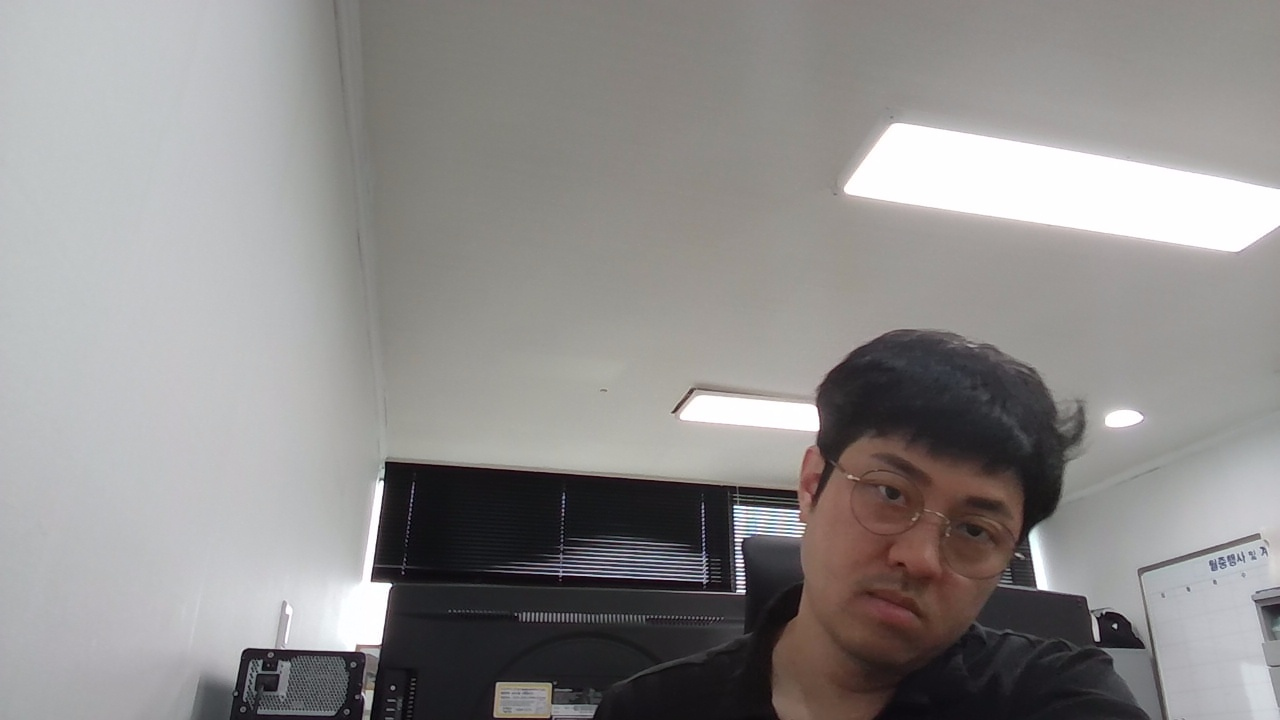
#> input picture data/domains/face_recognition/raw_input/captured/20250703/cap_20250703_10535.jpg, 1280 x 720 px
$ python debug_detection.py
#> lines starting #> are read from the running program, lines starting #| are printed output that depends on the picture; after the words box and inside, x2 and y2 are one past the last pixel; in counts of white or black regions, pixels touching at a corner belong together
#!/usr/bin/env python
# -*- coding: utf-8 -*-
"""
얼굴 검출 디버깅 스크립트
"""

import cv2
import numpy as np
from pathlib import Path
import sys

def debug_face_detection(image_path: str):
    """얼굴 검출 디버깅"""
    print(f"\n=== {image_path} 디버깅 ===")

    # 1. 이미지 로드 확인
    img = cv2.imread(image_path)
#> img is the input picture: shape (720, 1280, 3); mean B, G, R 140.1, 140.9, 143.4
    if img is None:
        print("❌ 이미지 로드 실패")
        return

    print(f"✅ 이미지 로드 성공: {img.shape}")
#| ✅ 이미지 로드 성공: (720, 1280, 3)

    # 2. 그레이스케일 변환
    gray = cv2.cvtColor(img, cv2.COLOR_BGR2GRAY)
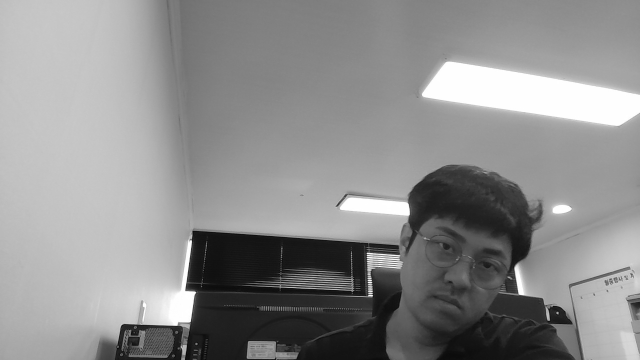
#> gray: shape (720, 1280) (shown at 1/2 size); min 0, max 255, mean 141.6
    print(f"✅ 그레이스케일 변환: {gray.shape}")
#| ✅ 그레이스케일 변환: (720, 1280)

    # 3. 히스토그램 평활화
    gray_eq = cv2.equalizeHist(gray)
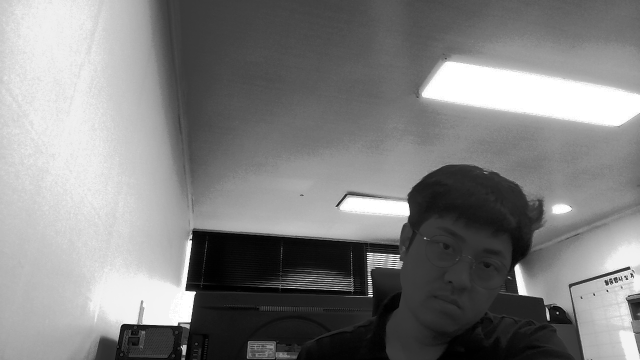
#> gray_eq: shape (720, 1280) (shown at 1/2 size); min 0, max 255, mean 128.8
    print(f"✅ 히스토그램 평활화 완료")

    # 4. Cascade 파일 로드 확인
    cascade_path = 'models/weights/haarcascade_frontalface_default.xml'
    if not Path(cascade_path).exists():
        print(f"❌ Cascade 파일 없음: {cascade_path}")
        return

    face_cascade = cv2.CascadeClassifier(cascade_path)
    if face_cascade.empty():
        print("❌ Cascade 로드 실패")
        return

    print("✅ Cascade 로드 성공")

    # 5. 다양한 설정으로 검출 시도
    test_configs = [
        {'scale': 1.1, 'neighbors': 3, 'name': '기본 설정'},
        {'scale': 1.05, 'neighbors': 2, 'name': '민감한 설정'},
        {'scale': 1.02, 'neighbors': 1, 'name': '매우 민감한 설정'},
        {'scale': 1.1, 'neighbors': 1, 'name': '매우 민감한 설정 2'},
    ]

    for config in test_configs:
        print(f"\n--- {config['name']} 테스트 ---")
        faces = face_cascade.detectMultiScale(
            gray_eq,
            scaleFactor=config['scale'],
            minNeighbors=config['neighbors'],
            minSize=(20, 20),
            flags=cv2.CASCADE_SCALE_IMAGE
        )

        print(f"검출 결과: {len(faces)}개 얼굴")
        for i, (x, y, w, h) in enumerate(faces):
            print(f"  얼굴 {i+1}: ({x}, {y}, {w}x{h})")
#> this loop made 4 passes
#| 검출 결과: 0개 얼굴
#| 검출 결과: 0개 얼굴
#| 검출 결과: 0개 얼굴
#| 검출 결과: 0개 얼굴

    # 6. 원본 이미지와 평활화된 이미지 비교
    print(f"\n--- 원본 vs 평활화 비교 ---")

    # 원본으로 검출
    faces_original = face_cascade.detectMultiScale(
        gray,
        scaleFactor=1.05,
        minNeighbors=2,
        minSize=(20, 20)
    )
#> faces_original = [[802, 422, 238, 238]]
    print(f"원본 이미지 검출: {len(faces_original)}개")
#| 원본 이미지 검출: 1개

    # 평활화된 이미지로 검출
    faces_eq = face_cascade.detectMultiScale(
        gray_eq,
        scaleFactor=1.05,
        minNeighbors=2,
        minSize=(20, 20)
    )
#> faces_eq = ()
    print(f"평활화 이미지 검출: {len(faces_eq)}개")
#| 평활화 이미지 검출: 0개

    # 7. 이미지 품질 분석
    print(f"\n--- 이미지 품질 분석 ---")
    print(f"평균 밝기: {np.mean(gray):.1f}")
#| 평균 밝기: 141.6
    print(f"표준편차: {np.std(gray):.1f}")
#| 표준편차: 59.0
    print(f"최소값: {np.min(gray)}")
#| 최소값: 0
    print(f"최대값: {np.max(gray)}")
#| 최대값: 255

    # 8. 얼굴 유사 영역 검색
    hsv = cv2.cvtColor(img, cv2.COLOR_BGR2HSV)
#> hsv: shape (720, 1280, 3); mean H, S, V 64.8, 17.8, 145.2
    lower_skin = np.array([0, 20, 70], dtype=np.uint8)
    upper_skin = np.array([20, 255, 255], dtype=np.uint8)
    skin_mask = cv2.inRange(hsv, lower_skin, upper_skin)
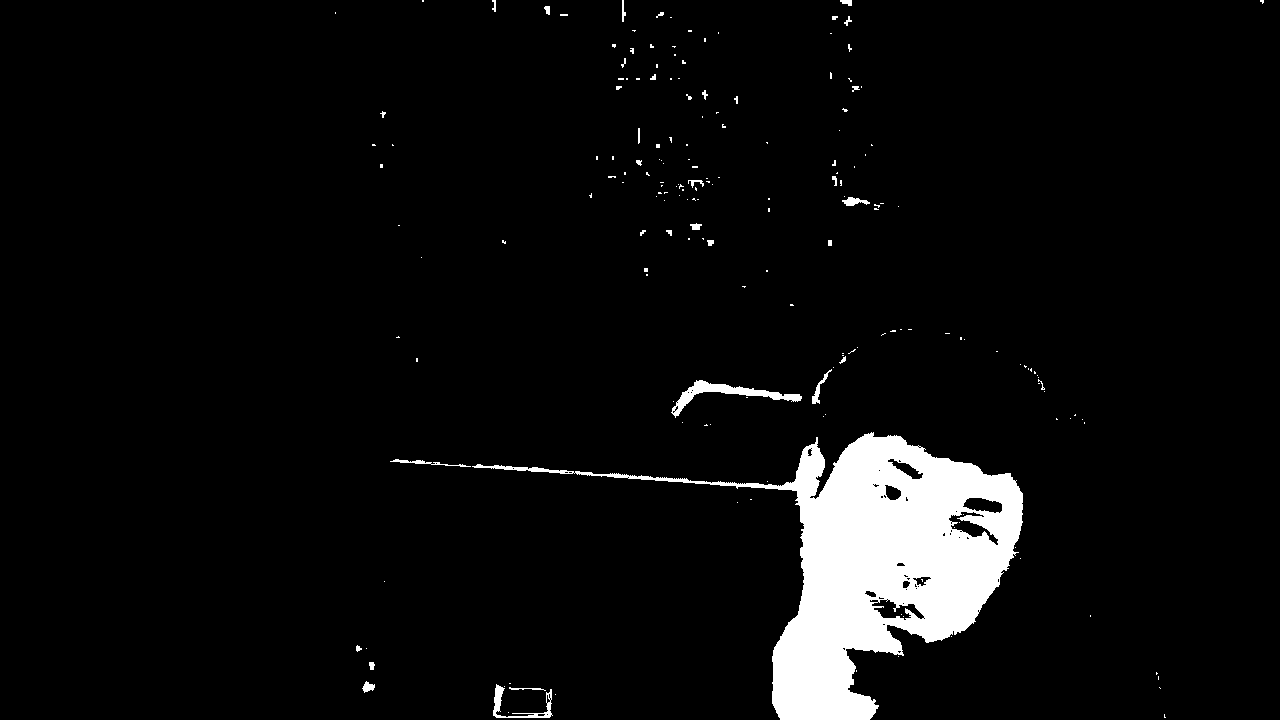
#> skin_mask: shape (720, 1280); 5.2% white; 189 white regions (155 under 20 px), largest, box (x1, y1, x2, y2) and area: (472, 432, 1023, 720) 44292, (671, 380, 802, 418) 1123, (493, 684, 553, 718) 472

    skin_pixels = np.sum(skin_mask > 0)
#> skin_pixels = 48045
    total_pixels = gray.shape[0] * gray.shape[1]
    skin_ratio = skin_pixels / total_pixels
#> skin_ratio = 0.0521

    print(f"피부색 유사 픽셀: {skin_pixels}/{total_pixels} ({skin_ratio:.3f})")
#| 피부색 유사 픽셀: 48045/921600 (0.052)

    # 9. 결과 시각화 (첫 번째 검출 결과가 있다면)
    if len(faces_eq) > 0:
        result_img = img.copy()
        for (x, y, w, h) in faces_eq:
            cv2.rectangle(result_img, (x, y), (x+w, y+h), (0, 255, 0), 2)

        output_path = f"debug_{Path(image_path).stem}_result.jpg"
        cv2.imwrite(output_path, result_img)
        print(f"✅ 결과 이미지 저장: {output_path}")

def main():
    """메인 함수"""
    # 실제 이미지들 테스트
    image_paths = [
        "data/domains/face_recognition/raw_input/captured/20250703/cap_20250703_10535.jpg",
        "data/domains/face_recognition/raw_input/captured/20250703/cap_20250703_10540.jpg",
        "data/domains/face_recognition/raw_input/captured/20250703/cap_20250703_10551.jpg"
    ]

    for image_path in image_paths:
        if Path(image_path).exists():
            debug_face_detection(image_path)
        else:
            print(f"❌ 파일 없음: {image_path}")
#> pass 2 of the loop in main, `for image_path in image_paths:`:
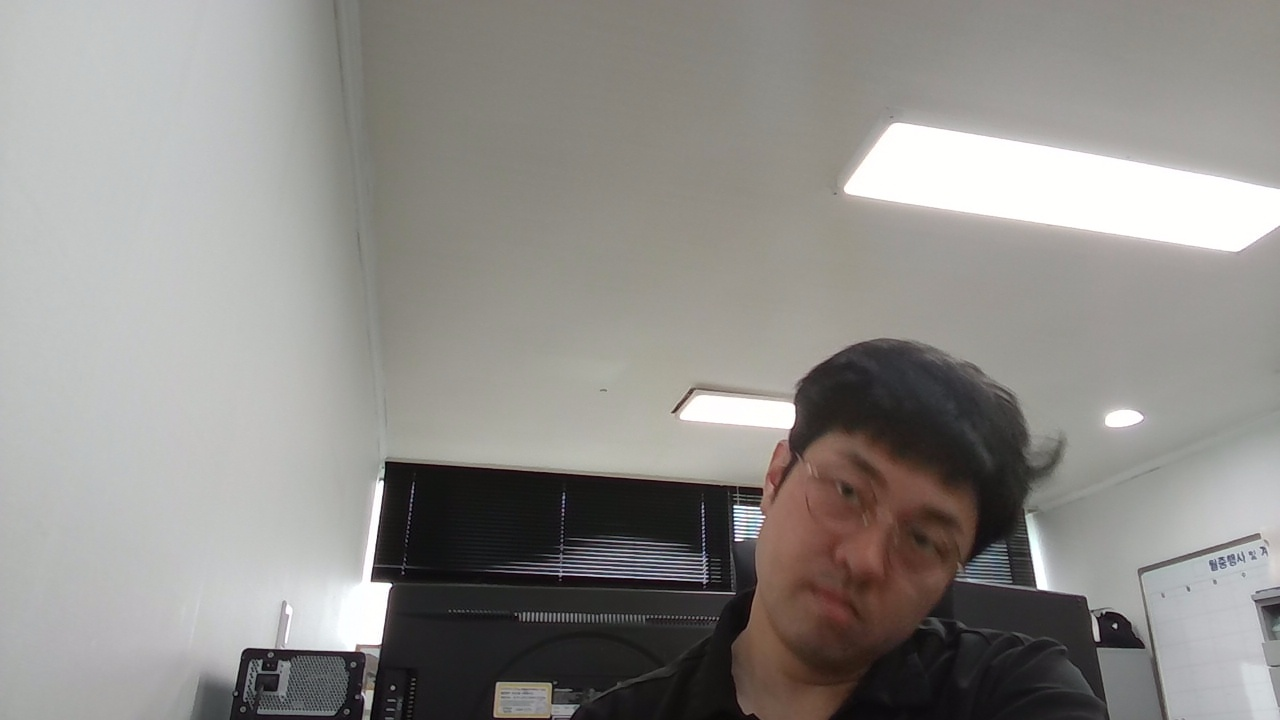
#> input picture data/domains/face_recognition/raw_input/captured/20250703/cap_20250703_10540.jpg, 1280 x 720 px
#> in debug_face_detection, img is the input picture: shape (720, 1280, 3); mean B, G, R 138, 141.5, 144
#| ✅ 이미지 로드 성공: (720, 1280, 3)
#| ✅ 그레이스케일 변환: (720, 1280)
#> in debug_face_detection (call 2), `gray_eq = cv2.equalizeHist(gray)`:
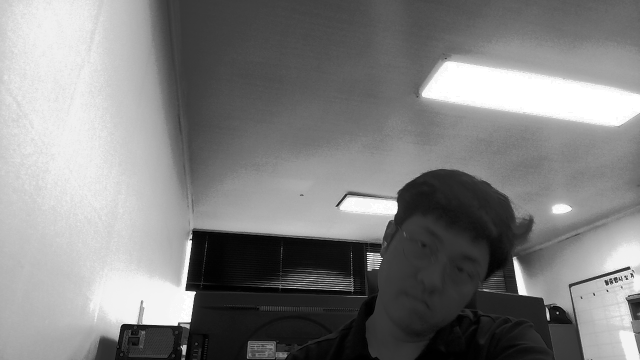
#> gray_eq: shape (720, 1280) (shown at 1/2 size); min 0, max 255, mean 128.8
#> the loop in debug_face_detection (call 2), `for config in test_configs:` made 4 passes
#| 검출 결과: 0개 얼굴
#| 검출 결과: 0개 얼굴
#> (further printed lines are left out)
#> faces_original = ()
#| 원본 이미지 검출: 0개
#| 평활화 이미지 검출: 0개
#| 평균 밝기: 141.8
#| 표준편차: 58.9
#| 최소값: 0
#| 최대값: 255
#> in debug_face_detection (call 2), `skin_mask = cv2.inRange(hsv, lower_skin, upper_skin)`:
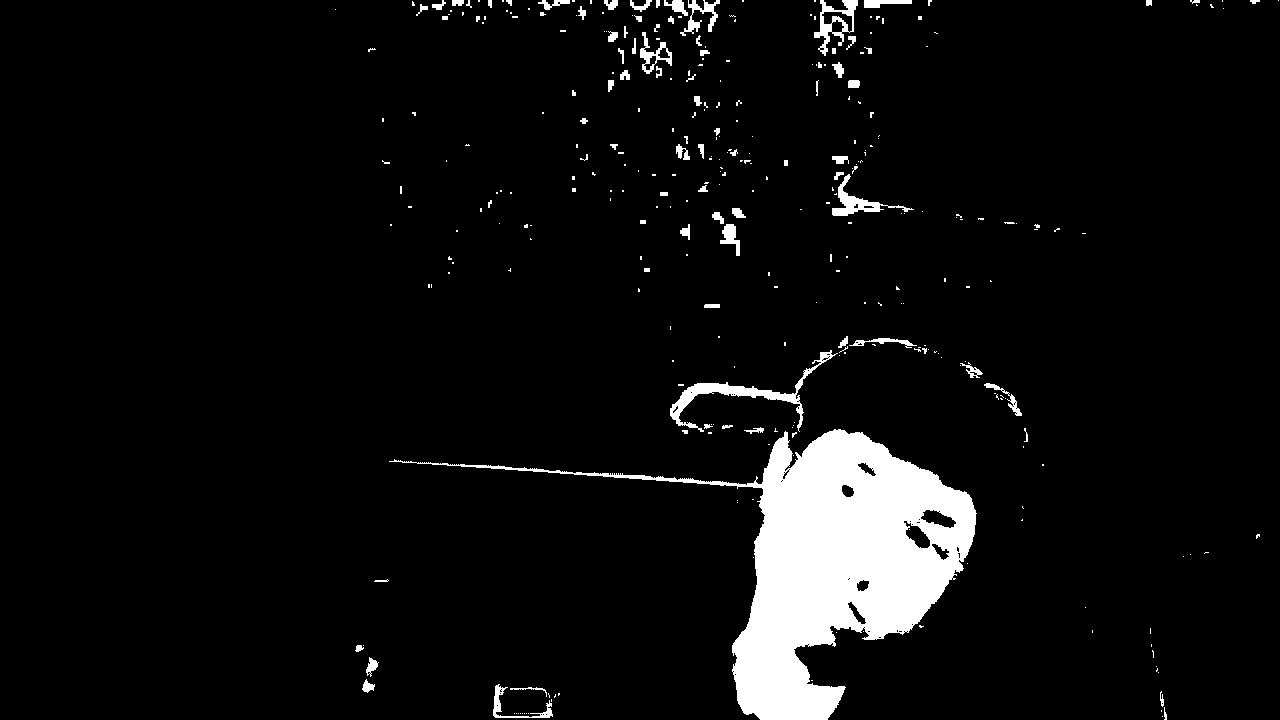
#> skin_mask: shape (720, 1280); 5.8% white; 331 white regions (248 under 20 px), largest, box (x1, y1, x2, y2) and area: (389, 429, 977, 720) 43019, (670, 350, 838, 432) 1810, (814, 0, 858, 56) 824
#> skin_pixels = 53808
#> skin_ratio = 0.0584
#| 피부색 유사 픽셀: 53808/921600 (0.058)
#> pass 3 of the loop in main, `for image_path in image_paths:`:
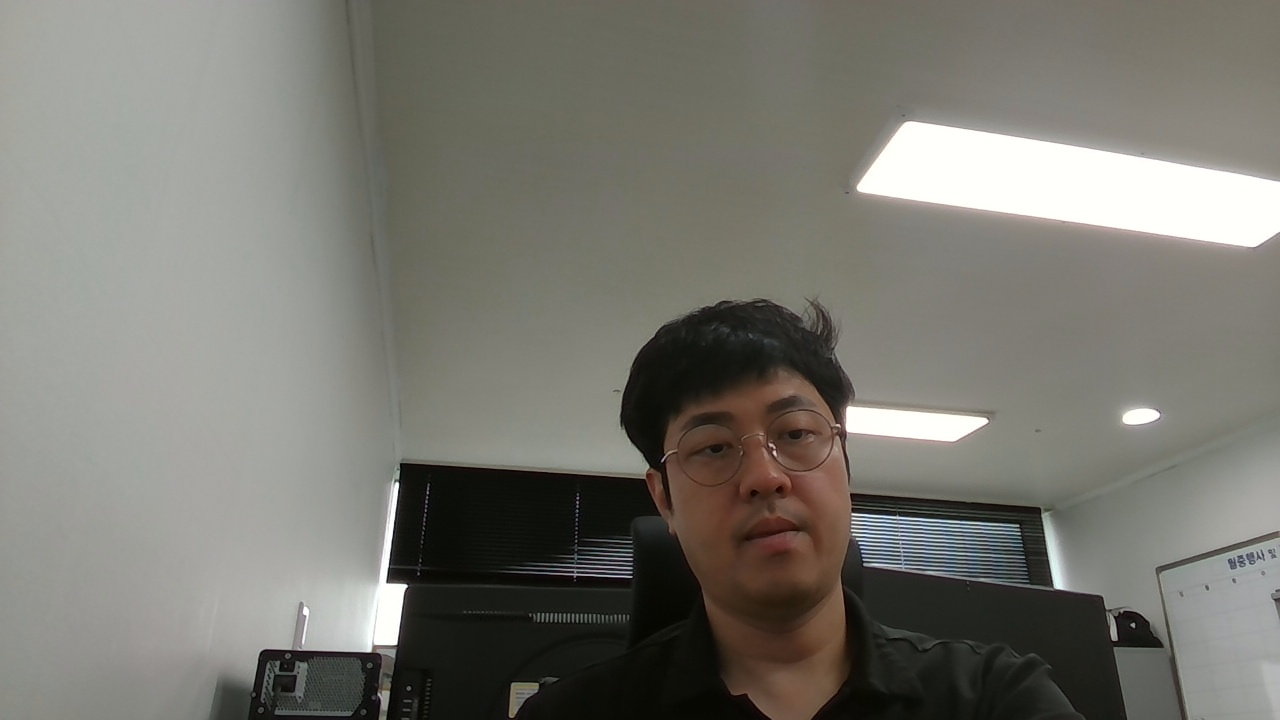
#> input picture data/domains/face_recognition/raw_input/captured/20250703/cap_20250703_10551.jpg, 1280 x 720 px
#> in debug_face_detection, img is the input picture: shape (720, 1280, 3); mean B, G, R 112, 119.3, 120.6
#| ✅ 이미지 로드 성공: (720, 1280, 3)
#| ✅ 그레이스케일 변환: (720, 1280)
#> in debug_face_detection (call 3), `gray_eq = cv2.equalizeHist(gray)`:
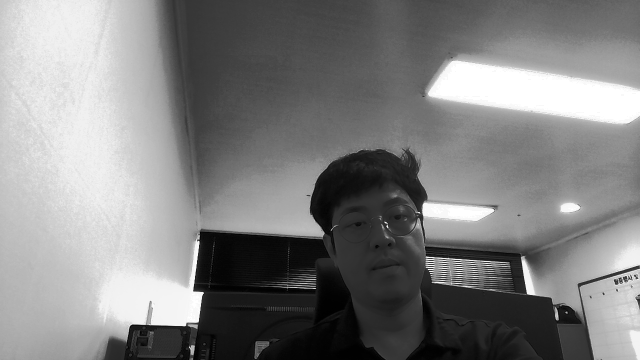
#> gray_eq: shape (720, 1280) (shown at 1/2 size); min 0, max 255, mean 128.8
#> the loop in debug_face_detection (call 3), `for config in test_configs:` made 4 passes
#> faces on pass 3: [[848, 612, 78, 78], [660, 362, 202, 202]]
#> (printed output is left out)
#> faces_original = [[651, 360, 208, 208]]
#| 원본 이미지 검출: 1개
#| 평활화 이미지 검출: 0개
#| 평균 밝기: 119.0
#| 표준편차: 54.2
#| 최소값: 0
#| 최대값: 255
#> in debug_face_detection (call 3), `skin_mask = cv2.inRange(hsv, lower_skin, upper_skin)`:
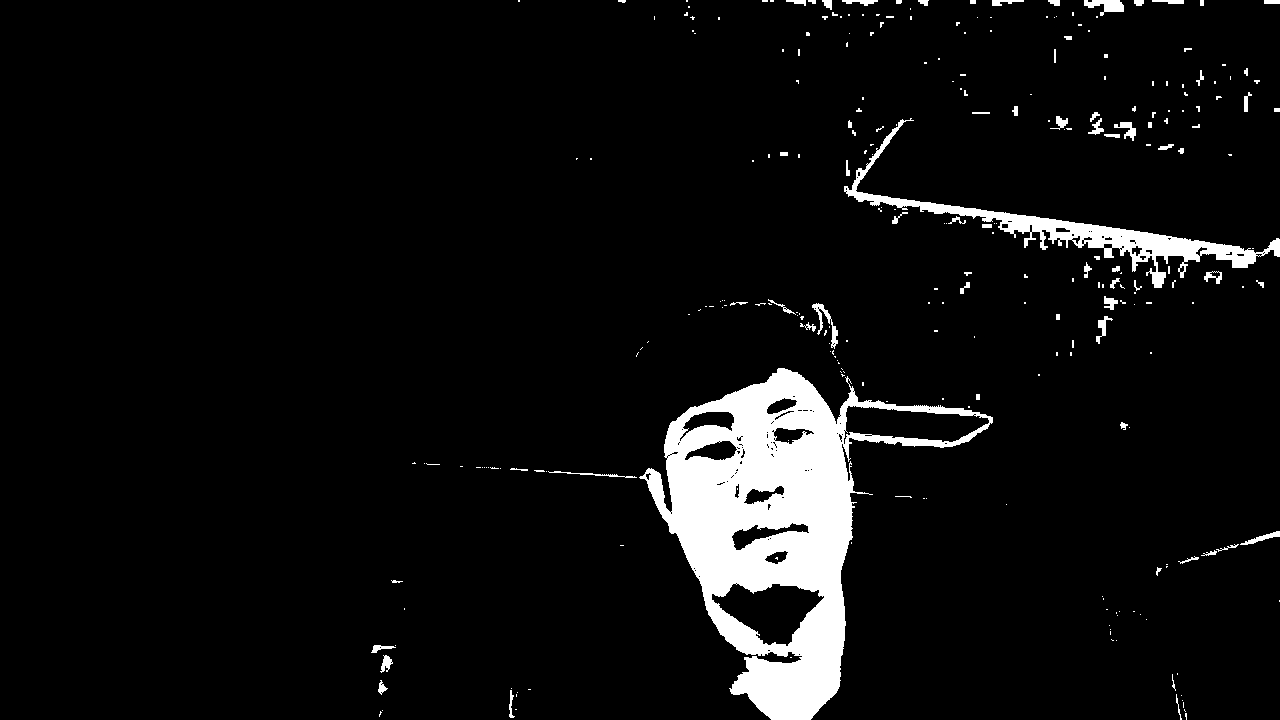
#> skin_mask: shape (720, 1280); 6.1% white; 280 white regions (208 under 20 px), largest, box (x1, y1, x2, y2) and area: (639, 368, 993, 720) 42975, (844, 118, 1280, 288) 7299, (1084, 0, 1124, 16) 358
#> skin_pixels = 55957
#> skin_ratio = 0.0607
#| 피부색 유사 픽셀: 55957/921600 (0.061)

if __name__ == "__main__":
    main()
